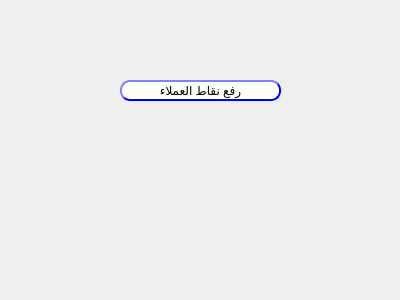
<?xml version="1.0" encoding="UTF-8"?>
<ui version="4.0">
 <class>Dialog</class>
 <widget class="QDialog" name="Dialog">
  <property name="geometry">
   <rect>
    <x>0</x>
    <y>0</y>
    <width>400</width>
    <height>300</height>
   </rect>
  </property>
  <property name="windowTitle">
   <string>Dialog</string>
  </property>
  <widget class="QPushButton" name="BTN_createCustGp">
   <property name="geometry">
    <rect>
     <x>120</x>
     <y>80</y>
     <width>161</width>
     <height>21</height>
    </rect>
   </property>
   <property name="styleSheet">
    <string notr="true">QPushButton{
                                        background-color: white;
                                        border-style: outset;
                                        border-width: 2px;
                                        border-radius: 10px;
                                        border-color: blue;
                                        min-width: 6em;
                                        }
                                        QPushButton:hover {
                                        background: qradialgradient(
                                        cx: 0.3, cy: -0.4, fx: 0.3, fy: -0.4,
                                        radius: 1.35, stop: 0 #fff, stop: 1 #bbb
                                        );
                                        }
                                        QPushButton:pressed {
                                        border-style: inset;
                                        background: qradialgradient(
                                        cx: 0.4, cy: -0.1, fx: 0.4, fy: -0.1,
                                        radius: 1.35, stop: 0 #fff, stop: 1 #ddd
                                        );
                                        }
                                    </string>
   </property>
   <property name="text">
    <string>رفع نقاط العملاء</string>
   </property>
  </widget>
 </widget>
 <resources/>
 <connections/>
</ui>
